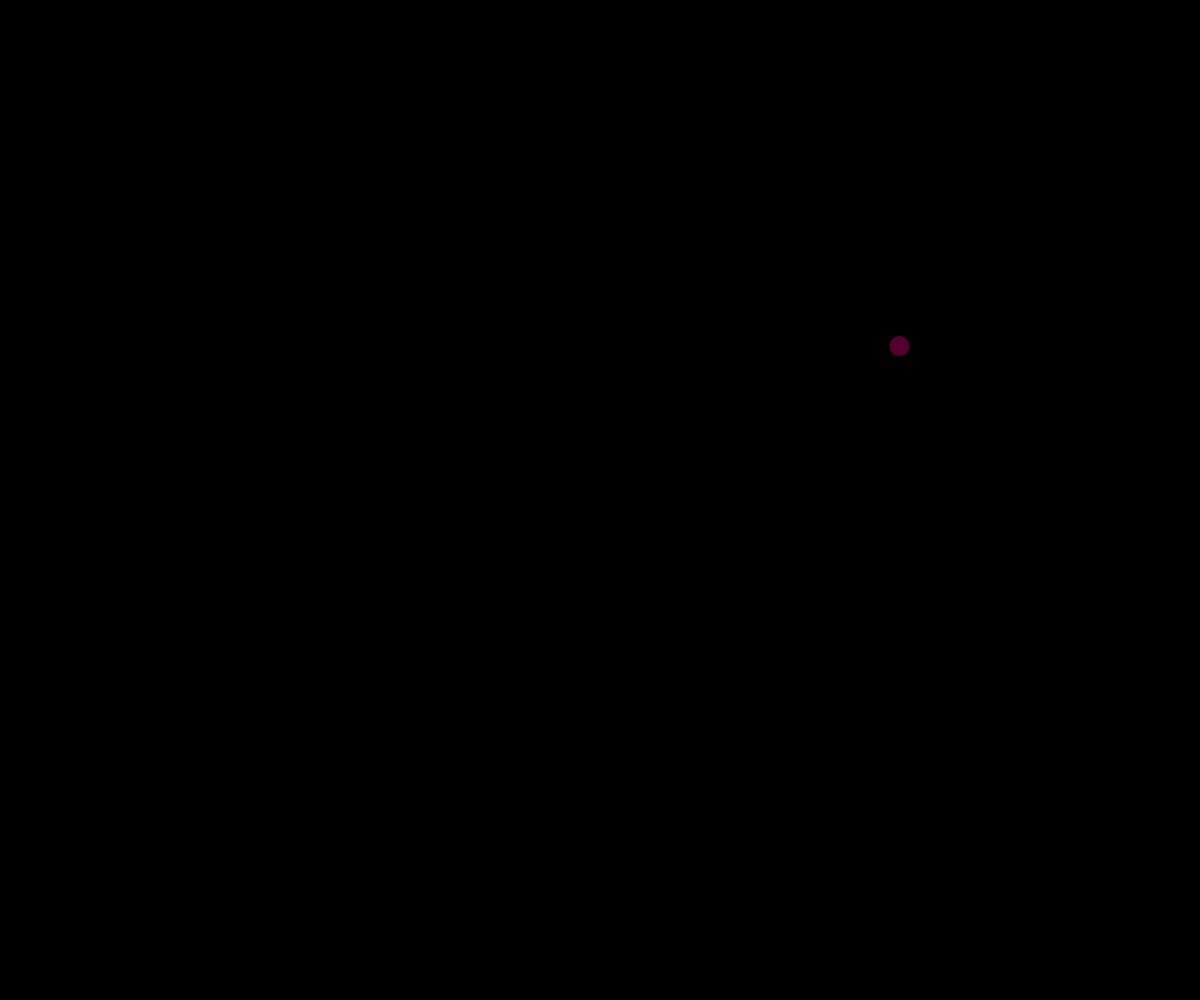
Frame 1 (no input)
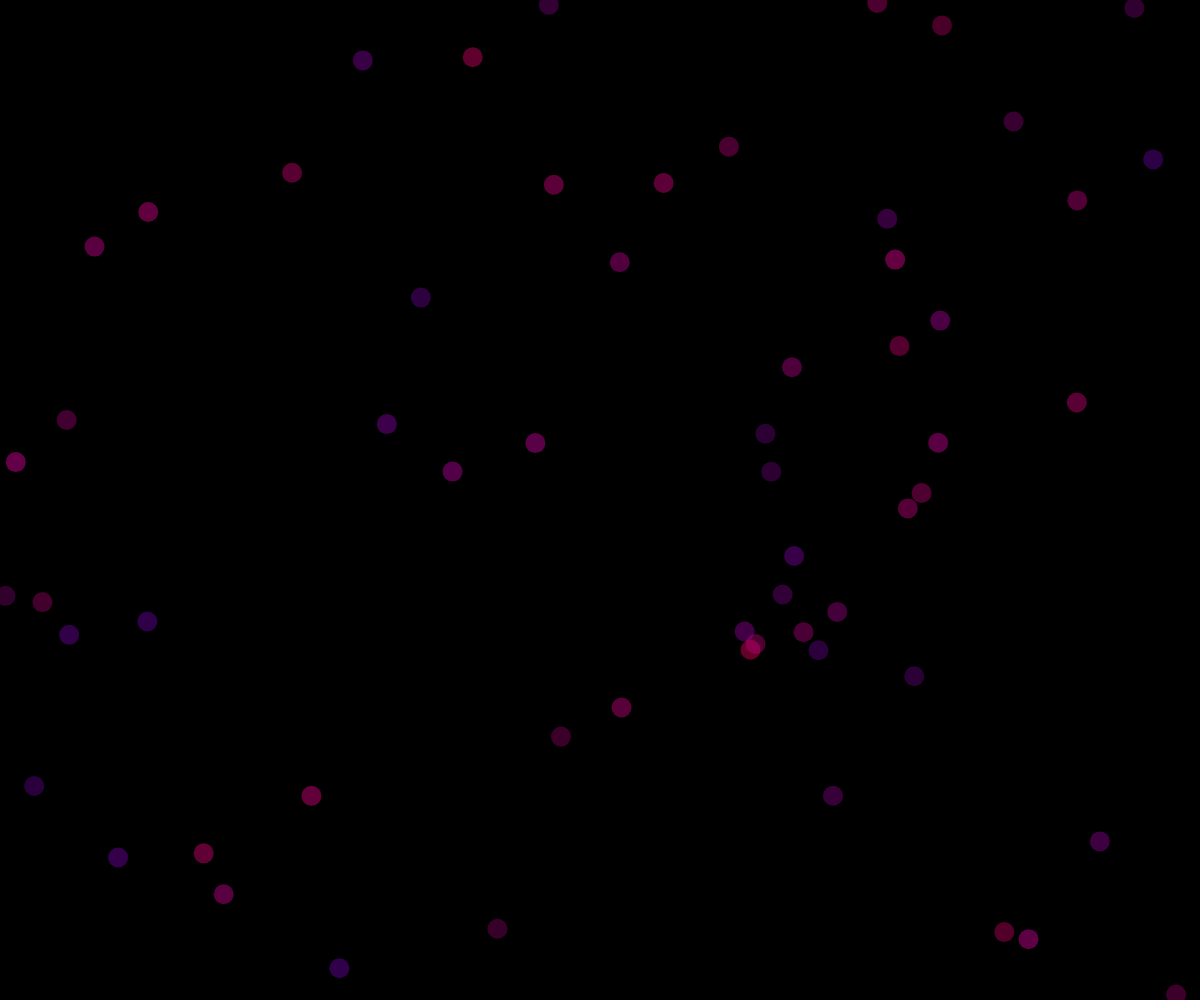
Frame 60 (no input)
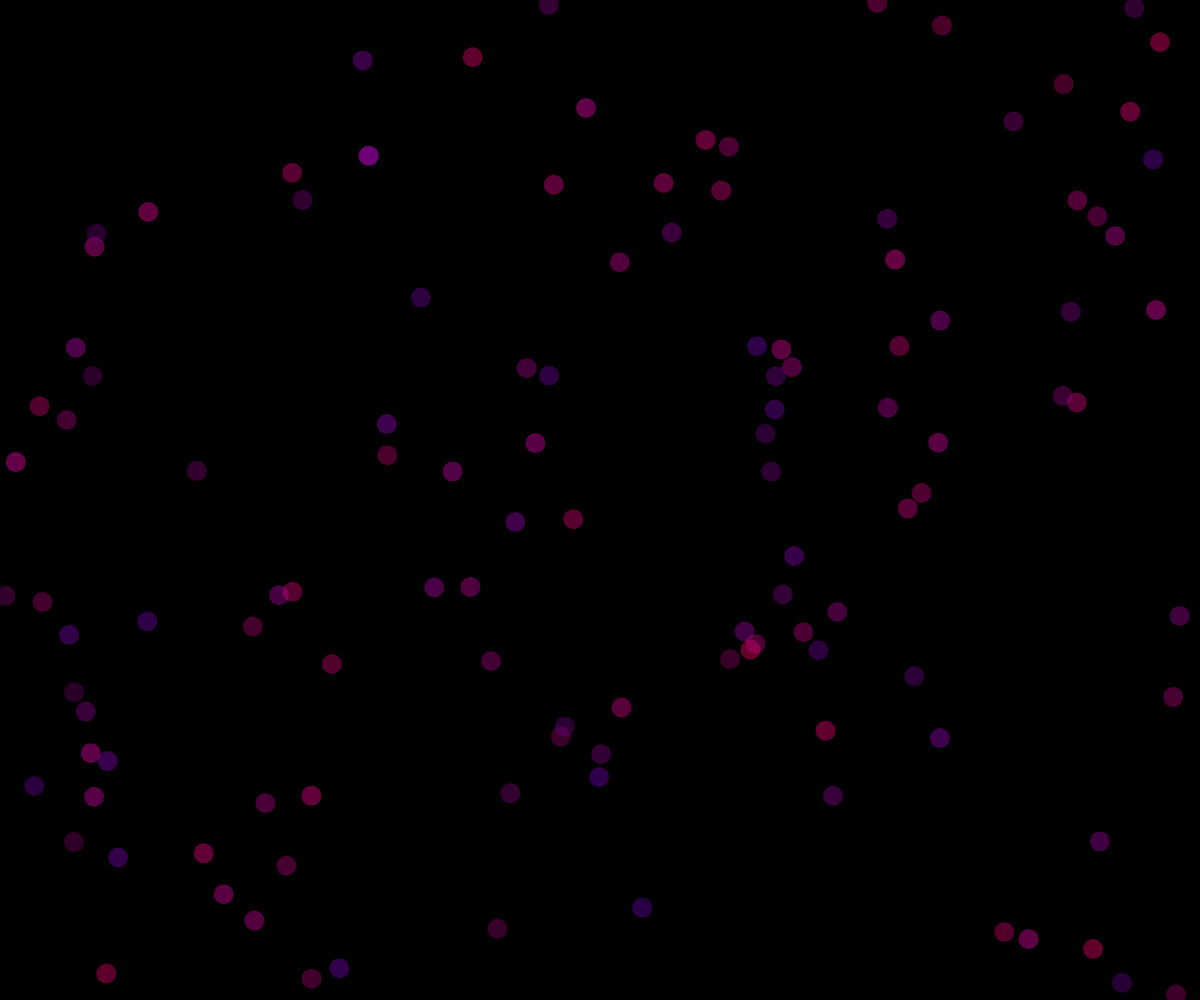
Frame 120 (the mouse pressed at the canvas centre since frame 60)

The p5.js sketch that drew these frames (run headless with seeded random() and noise() and a simulated clock; from frame 60 on, the mouse is pressed at the canvas centre):

// p5.js sketch
// ── sketch.js
var spot = {
	x: 100,
	y: 50
}

var col = {
	r:255,
	g:0,
	b:0
}

function setup() {
	createCanvas(windowWidth, windowHeight);
	background(0);
}

function draw(){
	col.r = random(100,255);
	col.g = 0;
	col.b = random(100,190);
	spot.x = random(0, windowWidth);
	spot.y = random(0, windowHeight);
	noStroke();
	fill(col.r, col.g, col.b,100);
	ellipse(spot.x,spot.y,20,20);
}

function mouseClicked(){
	background(0);
}
